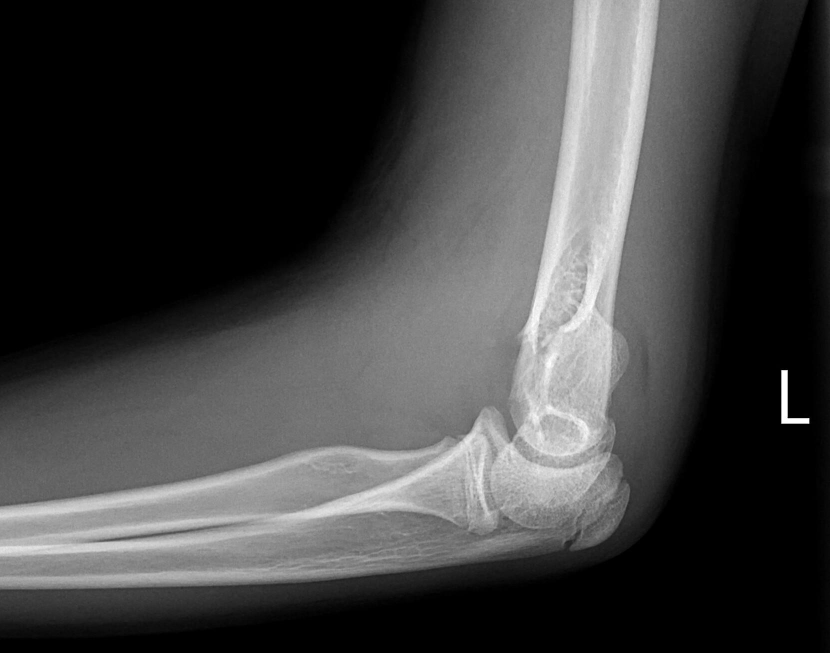
#> input picture dataset /original/train/fracture/fracture1.jpg, 1660 x 1305 px, found by its file name (shown at 1/2 size); its folder holds only this picture in this run
$ python evaluate_psnr_ssim.py
#> lines starting #> are read from the running program, lines starting #| are printed output that depends on the picture
from skimage.metrics import peak_signal_noise_ratio as psnr, structural_similarity as ssim
from PIL import Image
import numpy as np
import os

# Set your paths
original_dir = "dataset/original/train/fracture"
compressed_dirs = {
    "JPEG 90": "dataset/q90/train/fracture",
    "JPEG 70": "dataset/q70/train/fracture",
    "JPEG 50": "dataset/q50/train/fracture"
}

def evaluate_compression(original_dir, compressed_dir):
#> called with original_dir = 'dataset/original/train/fracture', compressed_dir = 'dataset/q90/train/fracture'
    psnr_scores = []
    ssim_scores = []

    for filename in os.listdir(original_dir):
        if not filename.lower().endswith((".jpg", ".jpeg", ".png")):
            continue  # Skip non-image files

        orig_path = os.path.join(original_dir, filename)
        comp_path = os.path.join(compressed_dir, filename)
        if not os.path.exists(comp_path):
            continue

        # Load and resize images
        orig_img = Image.open(orig_path).convert("RGB").resize((224, 224))
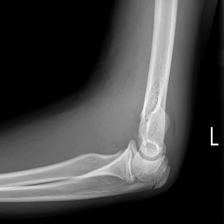
#> orig_img: PIL image 224x224 RGB; min 0, max 255, mean 65.9
        comp_img = Image.open(comp_path).convert("RGB").resize((224, 224))

        # Convert to arrays
        orig_arr = np.array(orig_img)
        comp_arr = np.array(comp_img)

        # Convert to grayscale for SSIM
        orig_gray = np.mean(orig_arr, axis=2)
        comp_gray = np.mean(comp_arr, axis=2)

        # Compute metrics
        psnr_scores.append(psnr(orig_arr, comp_arr))
        ssim_scores.append(ssim(orig_gray, comp_gray, data_range=255))

    return round(np.mean(psnr_scores), 2), round(np.mean(ssim_scores), 3)

# Run and print results
print("\n📊 PSNR & SSIM Evaluation:\n")
for label, path in compressed_dirs.items():
    psnr_val, ssim_val = evaluate_compression(original_dir, path)
#> psnr_val = inf; ssim_val = 1
    print(f"{label}: PSNR = {psnr_val} dB | SSIM = {ssim_val}")
#| JPEG 90: PSNR = inf dB | SSIM = 1.0
